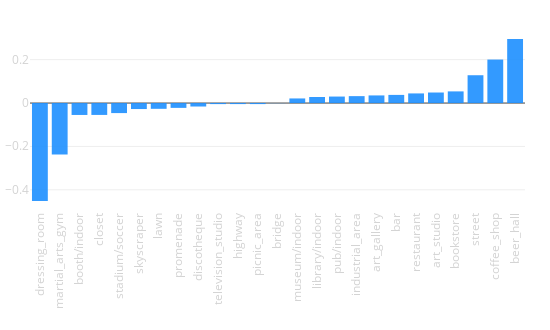

Source (notebook cell):
### Code cell
tags_delta([x[0] for x in sc_delta], [x[1] for x in sc_delta])

### Figure 1 — Plotly figure (JSON) as saved in the notebook; plotly's stock layout.template omitted (floating-point values rounded to 4 significant figures)
{"data": [{"marker": {"color": "dodgerblue"}, "opacity": 0.9, "type": "bar", "uid": "6e1d0108-2a42-11e9-871d-3c15c2cf2370", "x": ["dressing_room", "martial_arts_gym", "booth/indoor", "closet", "stadium/soccer", "skyscraper", "lawn", "promenade", "discotheque", "television_studio", "highway", "picnic_area", "bridge", "museum/indoor", "library/indoor", "pub/indoor", "industrial_area", "art_gallery", "bar", "restaurant", "art_studio", "bookstore", "street", "coffee_shop", "beer_hall"], "xaxis": "x", "y": [-0.4516, -0.2372, -0.05494, -0.05474, -0.04621, -0.02761, -0.02658, -0.02225, -0.016, -0.004813, -0.00475, -0.004737, -0.0005818, 0.02129, 0.0278, 0.02997, 0.03191, 0.03521, 0.03758, 0.04439, 0.0486, 0.05376, 0.1283, 0.2006, 0.2953], "yaxis": "y"}], "layout": {"height": 330, "margin": {"b": 120, "l": 30, "r": 25, "t": 30}, "showlegend": false, "width": 550, "xaxis": {"anchor": "y", "domain": [0, 1], "tickangle": -90, "tickfont": {"color": "lightgrey", "size": 11.5}}, "xaxis2": {"tickangle": -90, "tickfont": {"color": "lightgrey", "size": 11.5}}, "yaxis": {"anchor": "x", "domain": [0, 1], "tickfont": {"color": "lightgrey", "size": 11.5}}, "yaxis2": {"tickfont": {"color": "lightgrey", "size": 11.5}}}}
